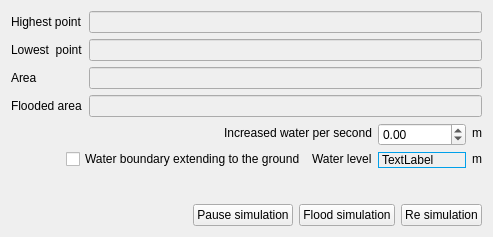
<?xml version="1.0" encoding="UTF-8"?>
<ui version="4.0">
 <class>FloodAnalysisWidget</class>
 <widget class="QWidget" name="FloodAnalysisWidget">
  <property name="geometry">
   <rect>
    <x>0</x>
    <y>0</y>
    <width>493</width>
    <height>237</height>
   </rect>
  </property>
  <property name="sizePolicy">
   <sizepolicy hsizetype="Expanding" vsizetype="Expanding">
    <horstretch>0</horstretch>
    <verstretch>0</verstretch>
   </sizepolicy>
  </property>
  <property name="windowTitle">
   <string>Flood analysis</string>
  </property>
  <layout class="QGridLayout" name="gridLayout">
   <item row="0" column="0">
    <layout class="QVBoxLayout" name="verticalLayout">
     <item>
      <widget class="QLabel" name="label">
       <property name="text">
        <string>Highest point</string>
       </property>
      </widget>
     </item>
     <item>
      <widget class="QLabel" name="label_4">
       <property name="text">
        <string>Lowest  point</string>
       </property>
      </widget>
     </item>
     <item>
      <widget class="QLabel" name="label_7">
       <property name="text">
        <string>Area</string>
       </property>
      </widget>
     </item>
     <item>
      <widget class="QLabel" name="label_8">
       <property name="text">
        <string>Flooded area</string>
       </property>
      </widget>
     </item>
    </layout>
   </item>
   <item row="0" column="1">
    <layout class="QVBoxLayout" name="verticalLayout_2">
     <item>
      <widget class="QLineEdit" name="lineEdit_maxHeiPoint">
       <property name="enabled">
        <bool>false</bool>
       </property>
      </widget>
     </item>
     <item>
      <widget class="QLineEdit" name="lineEdit_minHeiPoint">
       <property name="enabled">
        <bool>false</bool>
       </property>
      </widget>
     </item>
     <item>
      <widget class="QLineEdit" name="lineEdit_Area">
       <property name="enabled">
        <bool>false</bool>
       </property>
      </widget>
     </item>
     <item>
      <widget class="QLineEdit" name="lineEdit_floodArea">
       <property name="enabled">
        <bool>false</bool>
       </property>
      </widget>
     </item>
    </layout>
   </item>
   <item row="1" column="0" colspan="2">
    <layout class="QHBoxLayout" name="horizontalLayout_3">
     <item>
      <spacer name="horizontalSpacer_4">
       <property name="orientation">
        <enum>Qt::Horizontal</enum>
       </property>
       <property name="sizeHint" stdset="0">
        <size>
         <width>40</width>
         <height>20</height>
        </size>
       </property>
      </spacer>
     </item>
     <item>
      <layout class="QVBoxLayout" name="verticalLayout_6">
       <item>
        <layout class="QHBoxLayout" name="horizontalLayout_2">
         <item>
          <spacer name="horizontalSpacer">
           <property name="orientation">
            <enum>Qt::Horizontal</enum>
           </property>
           <property name="sizeHint" stdset="0">
            <size>
             <width>40</width>
             <height>20</height>
            </size>
           </property>
          </spacer>
         </item>
         <item>
          <widget class="QLabel" name="label_2">
           <property name="text">
            <string>Increased water per second</string>
           </property>
          </widget>
         </item>
        </layout>
       </item>
       <item>
        <layout class="QHBoxLayout" name="horizontalLayout">
         <item>
          <spacer name="horizontalSpacer_2">
           <property name="orientation">
            <enum>Qt::Horizontal</enum>
           </property>
           <property name="sizeHint" stdset="0">
            <size>
             <width>40</width>
             <height>20</height>
            </size>
           </property>
          </spacer>
         </item>
         <item>
          <widget class="QCheckBox" name="checkBox_border">
           <property name="text">
            <string>Water boundary extending to the ground</string>
           </property>
          </widget>
         </item>
         <item>
          <widget class="QLabel" name="label_5">
           <property name="text">
            <string>Water level</string>
           </property>
          </widget>
         </item>
        </layout>
       </item>
      </layout>
     </item>
     <item>
      <layout class="QVBoxLayout" name="verticalLayout_3">
       <item>
        <widget class="QDoubleSpinBox" name="doubleSpinBox_deltaHei">
         <property name="minimum">
          <double>-1000000000.000000000000000</double>
         </property>
         <property name="maximum">
          <double>1000000000.000000000000000</double>
         </property>
        </widget>
       </item>
       <item>
        <widget class="QLabel" name="label_floodHei">
         <property name="sizePolicy">
          <sizepolicy hsizetype="Minimum" vsizetype="Fixed">
           <horstretch>0</horstretch>
           <verstretch>0</verstretch>
          </sizepolicy>
         </property>
         <property name="minimumSize">
          <size>
           <width>0</width>
           <height>0</height>
          </size>
         </property>
         <property name="styleSheet">
          <string notr="true"> border: 1px solid rgb(0,160,234);</string>
         </property>
         <property name="frameShape">
          <enum>QFrame::NoFrame</enum>
         </property>
         <property name="text">
          <string>TextLabel</string>
         </property>
        </widget>
       </item>
      </layout>
     </item>
     <item>
      <layout class="QVBoxLayout" name="verticalLayout_4">
       <item>
        <widget class="QLabel" name="label_3">
         <property name="text">
          <string>m</string>
         </property>
        </widget>
       </item>
       <item>
        <widget class="QLabel" name="label_6">
         <property name="text">
          <string>m</string>
         </property>
        </widget>
       </item>
      </layout>
     </item>
    </layout>
   </item>
   <item row="2" column="0">
    <spacer name="verticalSpacer">
     <property name="orientation">
      <enum>Qt::Vertical</enum>
     </property>
     <property name="sizeHint" stdset="0">
      <size>
       <width>20</width>
       <height>40</height>
      </size>
     </property>
    </spacer>
   </item>
   <item row="3" column="0" colspan="2">
    <layout class="QHBoxLayout" name="horizontalLayout_5">
     <item>
      <spacer name="horizontalSpacer_3">
       <property name="orientation">
        <enum>Qt::Horizontal</enum>
       </property>
       <property name="sizeHint" stdset="0">
        <size>
         <width>40</width>
         <height>20</height>
        </size>
       </property>
      </spacer>
     </item>
     <item>
      <widget class="QPushButton" name="pushButton_floodPause">
       <property name="text">
        <string>Pause simulation</string>
       </property>
      </widget>
     </item>
     <item>
      <widget class="QPushButton" name="pushButton_floodBegin">
       <property name="text">
        <string>Flood simulation</string>
       </property>
      </widget>
     </item>
     <item>
      <widget class="QPushButton" name="pushButton_floodReBegin">
       <property name="text">
        <string>Re simulation</string>
       </property>
      </widget>
     </item>
    </layout>
   </item>
  </layout>
 </widget>
 <layoutdefault spacing="6" margin="11"/>
 <resources/>
 <connections/>
</ui>
